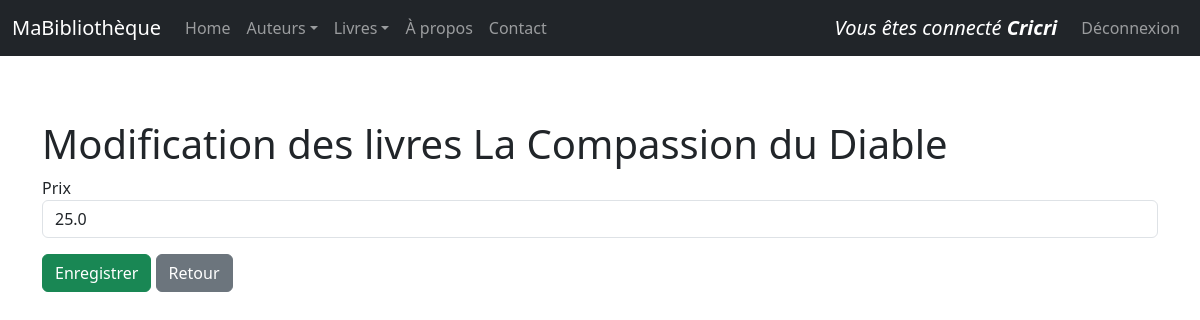
Page /livres/1/update/ (signed in) on the committed database.
### monApp/models.py (models this page shows, shortened)
class User(db.Model, UserMixin):
    Login = db.Column(db.String(50), primary_key=True)
    Password = db.Column(db.String(64))

class Livre(db.Model):
    idL = db.Column(db.Integer,primary_key=True)
    Prix = db.Column(db.Float)
    Titre = db.Column(db.String(255))
    Url = db.Column(db.String(255))
    Img = db.Column(db.String(255))
    auteur_id = db.Column(db.Integer,db.ForeignKey("auteur.idA"))
    auteur = db.relationship("Auteur",backref =db.backref("livres",lazy="dynamic"))

### monApp/views.py (the view)
@app.route('/livres/<idL>/update/')
@login_required
def updateLivre(idL):
    unLivre = Livre.query.get(idL)
    unForm = FormLivre(idL=unLivre.idL ,Titre = unLivre.Titre, Prix=unLivre.Prix,Url=unLivre.Url,Img=unLivre.Img,auteur_id=unLivre.auteur_id)
    unForm.auteur_id.choices = [(a.idA, a.Nom) for a in Auteur.query.order_by('Nom').all()]
    return render_template("livres_update.html",selectedLivre=unLivre, updateForm=unForm)

### monApp/forms.py
class FormLivre(FlaskForm):
    idL = HiddenField('idL')
    Titre = StringField('Titre', validators=[DataRequired(message="Le titre est obligatoire.")])
    Prix = FloatField('Prix', validators=[DataRequired(message="Le prix est obligatoire.")])
    Url = StringField('URL externe')
    Img = StringField("URL de l'image")
    auteur_id = SelectField('Auteur', coerce=int, validators=[DataRequired()])

### monApp/models.py (called while the page is built)
@login_manager.user_loader
def load_user(username):
    return User.query.get(username)

### monApp/templates/livres_update.html (shortened to what this page needs)
{% extends "base.html" %}
{% block main %}
<h1 >Modification des livres {{ selectedLivre.Titre }}</h1>
<form role="form" method="POST" action="{{url_for('saveLivre')}}">
    <div
    {% if updateForm.Prix.errors %}
        class="form-group has-error"
    {% else %}
        class="form-group mb-3"
    {% endif %}
    >
    {{ updateForm.Prix.label }}
    {{ updateForm.Prix(size =50, class_="form-control") }}
    </div>
    <input class ="btn btn-success" type="submit" value ="Enregistrer">
    <a href="{{ url_for('getLivres') }}" class="btn btn-secondary">Retour</a>
</form >
{% endblock %}

### monApp/templates/base.html (shortened to what this page needs)
<html>
    <head>
        <link rel="stylesheet" href="{{ url_for('static', filename='css/style.css') }}">
        <link href="https://cdn.jsdelivr.net/npm/bootstrap@5.3.0/dist/css/bootstrap.min.css" rel="stylesheet">
    </head>
    <body>
        {% block navbar %}
        <nav class="navbar navbar-expand-md navbar-dark bg-dark fixed-top">
            <div class="container-fluid">
                <a class="navbar-brand">MaBibliothèque</a>
                <div class="collapse navbar-collapse" id="mainNavbar">
                    <ul class="navbar-nav me-auto mb-2 mb-md-0">
                        <li class="nav-item">
                            <a class="nav-link" href="{{ url_for('index') }}">Home</a>
                        </li>
                        <li class="nav-item dropdown">
                            <a class="nav-link dropdown-toggle" href="#" id="auteursDropdown" role="button" data-bs-toggle="dropdown"
                            aria-expanded="false">Auteurs</a>
                        </li>
                        <li class="nav-item dropdown">
                            <a class="nav-link dropdown-toggle" href="#" id="livresDropdown" role="button" data-bs-toggle="dropdown"
                            aria-expanded="false">Livres</a>
                        </li>
                        <li class="nav-item">
                            <a class="nav-link" href="{{ url_for('about') }}">À propos</a>
                        </li>
                        <li class="nav-item">
                            <a class="nav-link" href="{{ url_for('contact') }}">Contact</a>
                        </li>
                    </ul>
                    <ul class="nav navbar-nav navbar-right">
                        {% if current_user.is_authenticated %}
                            <a class="navbar-brand">
                                <em>Vous êtes connecté <strong>{{ current_user.Login }}</strong></em>
                            </a>
                            <li class="nav-item">
                                <a class="nav-link" href="{{ url_for('logout') }}">Déconnexion</a>
                            </li>
                        {% else %}
                            <li class="nav-item">
                                <a class="nav-link" href="{{ url_for('login') }}">Se connecter</a>
                            </li>
                        {% endif %}
                    </ul>
                </div>
            </div>
        </nav>{% endblock %}
        {% block content %}
        <main id="main" role="main" class="container mt-5 pt-5">
            {% block main %}{% endblock %}
        </main>
        {% endblock %}
    </body>
</html>

### monApp/static/style.css (style rules this page uses)
#main { margin-top: 5em; }
body { font-family: sans-serif; }
h1 { color :red; }

### rows in the picture
User: Login "Cricri"
Livre: Titre "La Compassion du Diable", Prix "25.0"

### other values in the picture
{{ updateForm.Prix.label }} "Prix"
